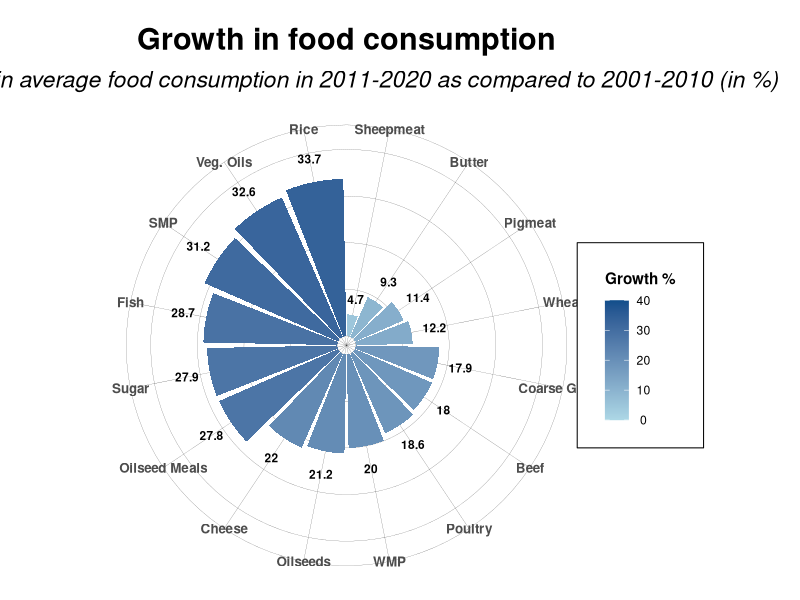

This chart was generated by the following R code:

# Link to the article of the dataset
# https://www.theguardian.com/news/datablog/2011/jun/17/food-prices-projections-oecd
# Link to the dataset
# https://docs.google.com/spreadsheets/d/1TgbO0GDG986FQN65B5QquiOT0jfIfuUB36XhZ_KaPms/edit?hl=en_US&hl=en_US#gid=2

#Install Packages
install.packages("dplyr")
install.packages("tidyverse")
install.packages("ggplot2")

#Load the dataset
data <- read.csv("data_try.csv")

# Libraries
library(tidyverse)
library(ggplot2)
library(dplyr) 
library(plyr)

# To arrange the plot
tmp<-data %>%
  filter(!is.na(data$Growth)) %>%
  arrange(data$Growth) %>%
  mutate(Food=factor(data$Food, data$Food))

# Data Graphics
plot<-ggplot(tmp , aes(x = Food, y =Growth, fill = Growth)) + 
  geom_bar(stat = "identity") +
  geom_col(position = "dodge") + 
  coord_polar() +  
  geom_bar(aes(x = Food, y = Growth, fill = Growth),stat = "identity")+ 
  geom_text(aes(label = Growth , hjust = 0.5, angle = data$angle, y = ifelse(Growth<5,8 ,Growth + 5)),color="black",fontface="bold",size = 3)+
  theme_minimal()+
  ylim(-2, 40)+ 
  labs(title = "Growth in food consumption", subtitle = "Growth in average food consumption in 2011-2020 as compared to 2001-2010 (in %)")+ 
  scale_fill_gradient(low = "light blue", high = "dodgerblue4",limits=c(0, 40))+

theme(
  plot.margin = margin(t = 0, r = 80, b = 0, l = 0, unit = "pt"),
  plot.title = element_text(size = rel(2),hjust = 0.5,face="bold",margin=margin(t = 20,b=10, unit = "pt")),
  plot.subtitle = element_text(size = rel(1.5),hjust = 0.5,face="italic",margin=margin(b=5, unit = "pt")),
  axis.title.x=element_blank(),
  axis.title.y=element_blank(),
  axis.text.x = element_text(size = rel(1.1),face="bold"),
  axis.text.y = element_blank(),
  axis.ticks = element_blank(),
  panel.grid = element_line(colour = "black",0.05),
  panel.ontop = FALSE,
  legend.position = c(1.1,0.5),
  legend.title = element_text(size = rel(1),face="bold",margin = margin(t = 0, r = 0, b = 10, l = 0)),
  legend.text.align =0.5,
  legend.margin = margin(10,10,10,10),
  legend.box.background = element_rect(),
  legend.box.margin=margin(10,10,10,10),
) 
plot + labs(fill = "Growth %")
# Note: Please view the data graph on Plot -> Zoom for better visuals

